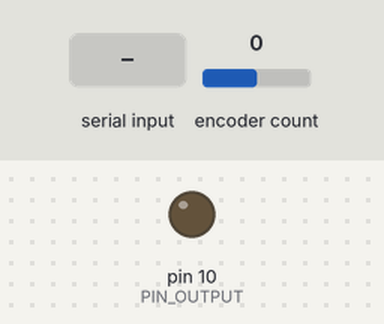
The sketch below on a simulated Arduino Uno, built with avr-gcc and run on an emulated ATmega328P. Parts: output pins drawn as LEDs (lit = HIGH). Inputs (shaded band) come from the test bench; at power-on: encoder count 0.

Above: at 1.2 s.
1.3 s: "f,45\n" received over Serial
At 2.6 s:
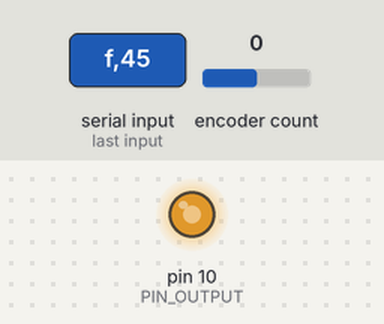
2.9 s: "b90\n" received over Serial
At 3.9 s:
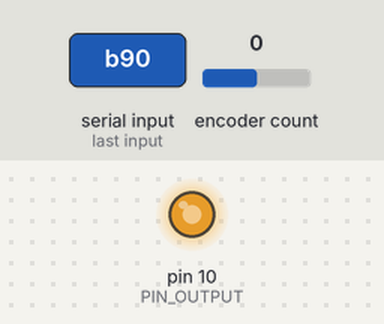
Timing chart, 0 to 5.9 s (numbered marks = the images above; inputs shaded):
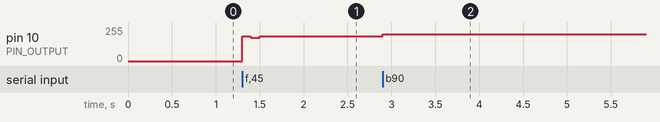

The sketch:

test_library_encoder.ino
```cpp
#include <Encoder.h>
#include <PID_v1.h>

#define PIN_INPUT 0
#define PIN_OUTPUT 10

Encoder myEnc(2, 3);

double Setpoint, Input, Output;
double Kp=3, Kd=1, Ki=5;
PID myPID(&Input, &Output, &Setpoint, Kp, Ki, Kd, DIRECT);

long t0,t1,v;

char incomingByte;
String ss="";
boolean sending=true,first=true,back=false,front=false,wrong=false;
int pwm_out;

void setPwmFrequency(int pin, int divisor) {
  byte mode;
  if(pin == 5 || pin == 6 || pin == 9 || pin == 10) {
    switch(divisor) {
      case 1: mode = 0x01; break;
      case 8: mode = 0x02; break;
      case 64: mode = 0x03; break;
      case 256: mode = 0x04; break;
      case 1024: mode = 0x05; break;
      default: return;
    }
    if(pin == 5 || pin == 6) {
      TCCR0B = TCCR0B & 0b11111000 | mode;
    } else {
      TCCR1B = TCCR1B & 0b11111000 | mode;
    }
  } else if(pin == 3 || pin == 11) {
    switch(divisor) {
      case 1: mode = 0x01; break;
      case 8: mode = 0x02; break;
      case 32: mode = 0x03; break;
      case 64: mode = 0x04; break;
      case 128: mode = 0x05; break;
      case 256: mode = 0x06; break;
      case 1024: mode = 0x7; break;
      default: return;
    }
    TCCR2B = TCCR2B & 0b11111000 | mode;
  }
}

void setup() {
  Serial.begin(115200);


  //***throttle*** 488hz
  //max_reverve: 1ms / (1/488) * 256 = 125
  //neutral:     1.5ms / (1/488) * 256 = 187
  //max_forward: 2ms / (1/488) * 256 = 250
  setPwmFrequency(10, 64);    //set frequency pwm throttle

  //analogWriteResolution(12);

  v=0;
  Input = v;
  t0=millis();

  myPID.SetMode(AUTOMATIC);


}

long currPos = 0,position  = -999;
long newPos;

void loop()
{
  if (Serial.available() > 0)     //dang tin hieu truyen: VD : f12 : chay front , van toc 12 vong/s  hoac VD : b20 : chay back , van toc 20 vong/s
  {
      incomingByte = Serial.read();
      if (first)
      {
        if (incomingByte=='f')
        {
          front=true;
          back=false;
          first=false;
          sending=true;
        }
        else if (incomingByte=='b')
        {
          back=true;
          front=false;
          first=false;
          sending=true;
        }
        else wrong=true;    //truyen sai cau truc lenh
      }
      else
      {
        if (!wrong)         //neu truyen dung
        {
          if (incomingByte!=10)
          {
            ss.concat(incomingByte);
            sending=true;
          }
          else
          {
            Setpoint = ss.toInt();
            if (Setpoint<=25)
            {
              //Kp=3; Kd=1; Ki=5;
              Kp=3; Kd=1; Ki=6;
            }
            else
            {
              //Kp=2; Kd=3; Ki=10;
              //Kp=2; Kd=3; Ki=9;
              Kp=3; Kd=1; Ki=6;
            }
            ss="";
            sending=false;
            first=true;
          }
        }
      }
  }
  if (!sending)
  {
    t1=millis();
    if (t1-t0>=100)
    {
      currPos=newPos;

      if (position<0) position=-position;
      v=velocity(position);
      Input = (double)v;
      myPID.Compute();
//      Serial.println("***************");
//      Serial.print("Velocity:  ");
//      Serial.println(v);
//      Serial.print("PWM_PID:  ");

      if (Setpoint<=25)
      {
        if (back)
        {
          pwm_out=186+Output/24;
          //Serial.println(pwm_out);
          analogWrite(PIN_OUTPUT,pwm_out);

        }
        else if (front)
        {
          pwm_out=185-Output/24;
          //Serial.println(pwm_out);
          analogWrite(PIN_OUTPUT,pwm_out);

        }
      }
      else
      {
        if (back)
        {
          pwm_out=186+Output/18;
//          Serial.println(pwm_out);
          analogWrite(PIN_OUTPUT,pwm_out);

        }
        else if (front)
        {
          pwm_out=185-Output/18;
//          Serial.println(pwm_out);
          analogWrite(PIN_OUTPUT,pwm_out);

        }
      }


//        Serial.print(pwm_out);
//
//        Serial.print(" ");
//      Serial.println(v);

//      analogWrite(PIN_OUTPUT, map(Output , 0 , 255 , 0 , 4095));


      t0=millis();
    }
    newPos = myEnc.read();
    if ((newPos-currPos) != position)
    {
      position = newPos-currPos;
    }
  }
}

long velocity(long pos)
{
  long velo;
  velo=pos*10/400;
  return velo;
}


/*
#include <Encoder.h>
#include <PID_v1.h>

#define PIN_INPUT 0
#define PIN_OUTPUT_THROTTLE 10
#define PIN_OUTPUT_THETA1 5   //banh truoc
#define PIN_OUTPUT_THETA2 6   //banh sau

Encoder myEnc(2, 3);

double Setpoint, Input, Output;
double Kp=3, Kd=1, Ki=5;
PID myPID(&Input, &Output, &Setpoint, Kp, Ki, Kd, DIRECT);

long t0,t1,v;

char incomingByte;
String throttle="",theta="";
boolean sending=true,
        first=true,
        back=false,
        front=false,
        wrong=false,
        next=false,
        left=false,
        right=false;
int pwm_out,
    servo_angle,
    servo_PWM1,
    servo_PWM2;

void setPwmFrequency(int pin, int divisor) {
  byte mode;
  if(pin == 5 || pin == 6 || pin == 9 || pin == 10) {
    switch(divisor) {
      case 1: mode = 0x01; break;
      case 8: mode = 0x02; break;
      case 64: mode = 0x03; break;
      case 256: mode = 0x04; break;
      case 1024: mode = 0x05; break;
      default: return;
    }
    if(pin == 5 || pin == 6) {
      TCCR0B = TCCR0B & 0b11111000 | mode;
    } else {
      TCCR1B = TCCR1B & 0b11111000 | mode;
    }
  } else if(pin == 3 || pin == 11) {
    switch(divisor) {
      case 1: mode = 0x01; break;
      case 8: mode = 0x02; break;
      case 32: mode = 0x03; break;
      case 64: mode = 0x04; break;
      case 128: mode = 0x05; break;
      case 256: mode = 0x06; break;
      case 1024: mode = 0x7; break;
      default: return;
    }
    TCCR2B = TCCR2B & 0b11111000 | mode;
  }
}

void setup() {
  Serial.begin(115200);

  //***throttle*** 488hz
  //max_reverve: 1ms / (1/488*1000) * 256 = 125
  //neutral:     1.5ms / (1/488*1000) * 256 = 187
  //max_forward: 2ms / (1/488*1000) * 256 = 250
  setPwmFrequency(10, 64);    //set frequency pwm throttle
  //***theta***    244hz
  //max_reverve: 1ms / (1/244*1000) * 256 = 63
  //neutral:     1.5ms / (1/244*1000) * 256 = 93.7
  //max_forward: 2ms / (1/244*1000) * 256 = 124
  setPwmFrequency(5,256);     //set frequency pwm theta 1
  setPwmFrequency(6,256);     //set frequency pwm theta 2

  //analogWriteResolution(12);

  v=0;
  Input = v;
  t0=millis();

  myPID.SetMode(AUTOMATIC);


}

long currPos = 0,position  = -999;
long newPos;

void loop()
{
  //dang tin hieu truyen: VD:f12l10
  //VD : f12 : chay front , van toc 12 vong/s , hoac VD : b20 : chay back , van toc 20 vong/s
  //VD : l10 : servo quay left xap xi 10 do , hoac VD : r10 : servo quay right xap xi 10
  if (Serial.available() > 0)
  {
      incomingByte = Serial.read();
      if (first)    //bat dau truyen toc do
      {
        if (incomingByte=='f')      //chay toi
        {
          front=true;
          back=false;
          first=false;
          sending=true;
          left=false;
          right=false;
        }
        else if (incomingByte=='b') //chay lui
        {
          back=true;
          front=false;
          first=false;
          sending=true;
          left=false;
          right=false;
        }
        else wrong=true;    //truyen sai cau truc lenh
      }
      else
      {
        if (!wrong)         //neu truyen dung thi moi vao day de lay gia tri
        {
          if (incomingByte!=10)         //neu chua gap ki hieu enter
          {
            if ((incomingByte=='l')||(incomingByte=='r')) next=true;  //bat dau truyen gia tri cua servo
            if (!next) throttle.concat(incomingByte);                  //luu gia tri toc do
            else
            {
              if (incomingByte=='l') left=true;   //xac nhan quay trai
              if (incomingByte=='r') right=true;  //xac nhan quay phai
              if ((incomingByte!='l')&&(incomingByte!='r')) theta.concat(incomingByte); //lay gia tri goc quay
            }
            sending=true;              //xac nhan dang truyen du lieu
          }
          else
          {
            Setpoint = throttle.toInt();  //muc tieu toc do can dat
            servo_angle = theta.toInt();     //muc tieu goc can quay
            if (Setpoint<=25)
            {
              //Kp=3; Kd=1; Ki=5;
              Kp=3; Kd=1; Ki=6;
            }
            else
            {
              //Kp=2; Kd=3; Ki=10;
              //Kp=2; Kd=3; Ki=9;
              Kp=3; Kd=1; Ki=6;
            }

            //khoi tao lai cac gia tri dieu kien
            throttle="";
            theta="";
            sending=false;
            first=true;
            next=false;
          }
        }
      }
  }
  if (!sending)
  {
    t1=millis();
    if (t1-t0>=100)
    {
      currPos=newPos;

      if (position<0) position=-position;
      v=velocity(position);
      Input = (double)v;
      myPID.Compute();
      Serial.println("***************");
      Serial.print("Velocity:  ");
      Serial.println(v);
      Serial.print("PWM_PID:  ");

      //dieu khien dong co
      setPwmFrequency(10, 64);    //set frequency pwm throttle
      if (Setpoint<=25)
      {
        if (back)
        {
          pwm_out=186+Output/24;
          Serial.println(pwm_out);
          analogWrite(PIN_OUTPUT_THROTTLE,pwm_out);

        }
        else if (front)
        {
          pwm_out=185-Output/24;
          Serial.println(pwm_out);
          analogWrite(PIN_OUTPUT_THROTTLE,pwm_out);

        }
      }
      else
      {
        if (back)
        {
          pwm_out=186+Output/18;
          Serial.println(pwm_out);
          analogWrite(PIN_OUTPUT_THROTTLE,pwm_out);

        }
        else if (front)
        {
          pwm_out=185-Output/18;
          Serial.println(pwm_out);
          analogWrite(PIN_OUTPUT_THROTTLE,pwm_out);

        }
      }


      //dieu khien servo
      if (left)   //neu la quay trai
      {
        servo_PWM1=94+servo_angle;
        Serial.print("servo_PWM1: ");
        Serial.println(servo_PWM1);
        setPwmFrequency(5,256);
        analogWrite(PIN_OUTPUT_THETA1,servo_PWM1);      //xuat xung servo 1

        servo_PWM2=94-servo_angle;
        Serial.print("servo_PWM2: ");
        Serial.println(servo_PWM2);
        setPwmFrequency(6,256);
        analogWrite(PIN_OUTPUT_THETA2,servo_PWM2);      //xuat xung servo 2
      }

      if (right)  //neu la quay phai
      {
        servo_PWM1=94-servo_angle;
        Serial.print("servo_PWM1: ");
        Serial.println(servo_PWM1);
        setPwmFrequency(5,256);
        analogWrite(PIN_OUTPUT_THETA1,servo_PWM1);      //xuat xung servo 1

        servo_PWM2=94+servo_angle;
        Serial.print("servo_PWM2: ");
        Serial.println(servo_PWM2);
        setPwmFrequency(6,256);
        analogWrite(PIN_OUTPUT_THETA2,servo_PWM2);      //xuat xung servo 2
      }

//        Serial.print(pwm_out);
//
//        Serial.print(" ");
//      Serial.println(v);

//      analogWrite(PIN_OUTPUT, map(Output , 0 , 60 , 64 , 124));

      t0=millis();
    }
    newPos = myEnc.read();
    if ((newPos-currPos) != position)
    {
      position = newPos-currPos;
    }
  }
}

long velocity(long pos)
{
  long velo;
  velo=pos*10/400;
  return velo;
}
*/
```

Measured:
- after the input at 1.3 s, pin 10 (PIN_OUTPUT): 0/255 → 185/255 at once, → 175/255 0.10 s later, → 185/255 0.10 s later
- after the input at 2.9 s, pin 10 (PIN_OUTPUT): 185/255 → 200/255 at once
